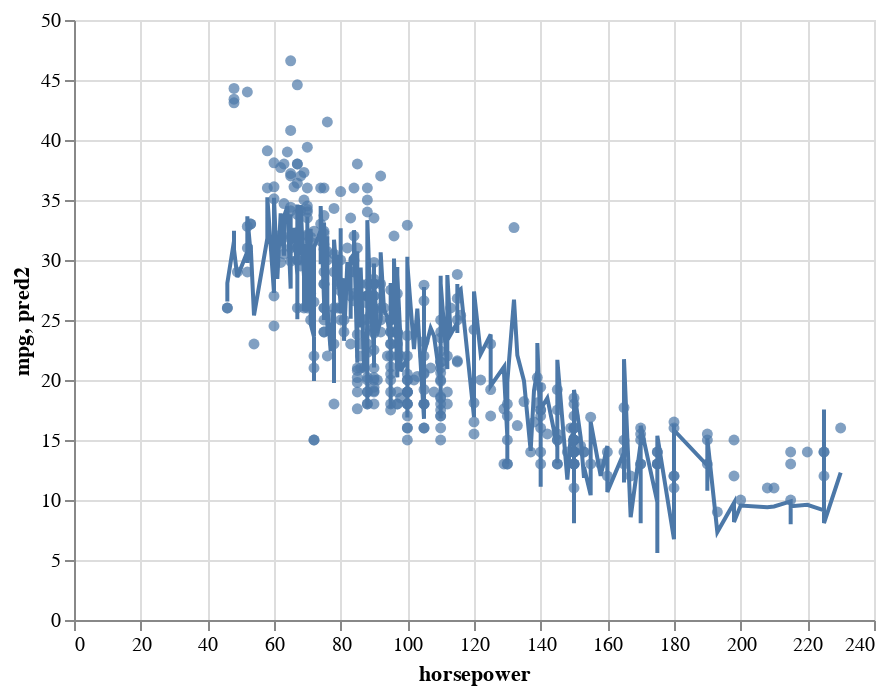

The notebook cell saved with this chart:
### Markdown cell above
This chart looks pretty crazy.  We will describe it more in the same cell.

### Code cell
base+c2

### Figure 1 — Vega-Lite specification as saved in the notebook (floating-point values rounded to 4 significant figures; data arrays with more than 128 entries replaced by an {"elided": "..."} marker saying what was removed)
{"config": {"view": {"continuousWidth": 400, "continuousHeight": 300}}, "layer": [{"mark": "circle", "encoding": {"x": {"field": "horsepower", "type": "quantitative"}, "y": {"field": "mpg", "type": "quantitative"}}}, {"mark": "line", "encoding": {"x": {"field": "horsepower", "type": "quantitative"}, "y": {"field": "pred2", "type": "quantitative"}}}], "data": {"name": "data-5c7f020ae141d428401431f8d4968c4e"}, "$schema": "https://vega.github.io/schema/vega-lite/v4.17.0.json", "datasets": {"data-5c7f020ae141d428401431f8d4968c4e": {"elided": "392 records"}}}
